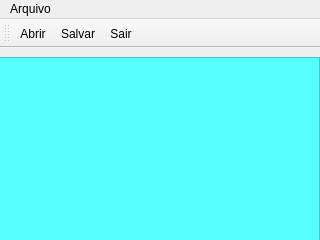
<?xml version="1.0" encoding="UTF-8"?>
<ui version="4.0">
 <class>MainWindow</class>
 <widget class="QMainWindow" name="MainWindow">
  <property name="geometry">
   <rect>
    <x>0</x>
    <y>0</y>
    <width>320</width>
    <height>240</height>
   </rect>
  </property>
  <property name="windowTitle">
   <string>MainWindow</string>
  </property>
  <widget class="QWidget" name="centralwidget">
   <widget class="QFrame" name="frame">
    <property name="geometry">
     <rect>
      <x>-1</x>
      <y>9</y>
      <width>321</width>
      <height>211</height>
     </rect>
    </property>
    <property name="styleSheet">
     <string notr="true">background-color: rgb(85, 255, 255);</string>
    </property>
    <property name="frameShape">
     <enum>QFrame::StyledPanel</enum>
    </property>
    <property name="frameShadow">
     <enum>QFrame::Raised</enum>
    </property>
   </widget>
  </widget>
  <widget class="QMenuBar" name="menubar">
   <property name="geometry">
    <rect>
     <x>0</x>
     <y>0</y>
     <width>320</width>
     <height>21</height>
    </rect>
   </property>
   <widget class="QMenu" name="menuArquivo">
    <property name="title">
     <string>Arquivo</string>
    </property>
    <addaction name="actionAbrir"/>
    <addaction name="actionSalvar"/>
    <addaction name="actionSair"/>
   </widget>
   <addaction name="menuArquivo"/>
  </widget>
  <widget class="QToolBar" name="toolBar">
   <property name="windowTitle">
    <string>toolBar</string>
   </property>
   <attribute name="toolBarArea">
    <enum>TopToolBarArea</enum>
   </attribute>
   <attribute name="toolBarBreak">
    <bool>false</bool>
   </attribute>
   <addaction name="actionAbrir"/>
   <addaction name="actionSalvar"/>
   <addaction name="actionSair"/>
  </widget>
  <action name="actionAbrir">
   <property name="text">
    <string>Abrir</string>
   </property>
  </action>
  <action name="actionSalvar">
   <property name="text">
    <string>Salvar</string>
   </property>
  </action>
  <action name="actionSair">
   <property name="text">
    <string>Sair</string>
   </property>
  </action>
 </widget>
 <resources/>
 <connections/>
</ui>
